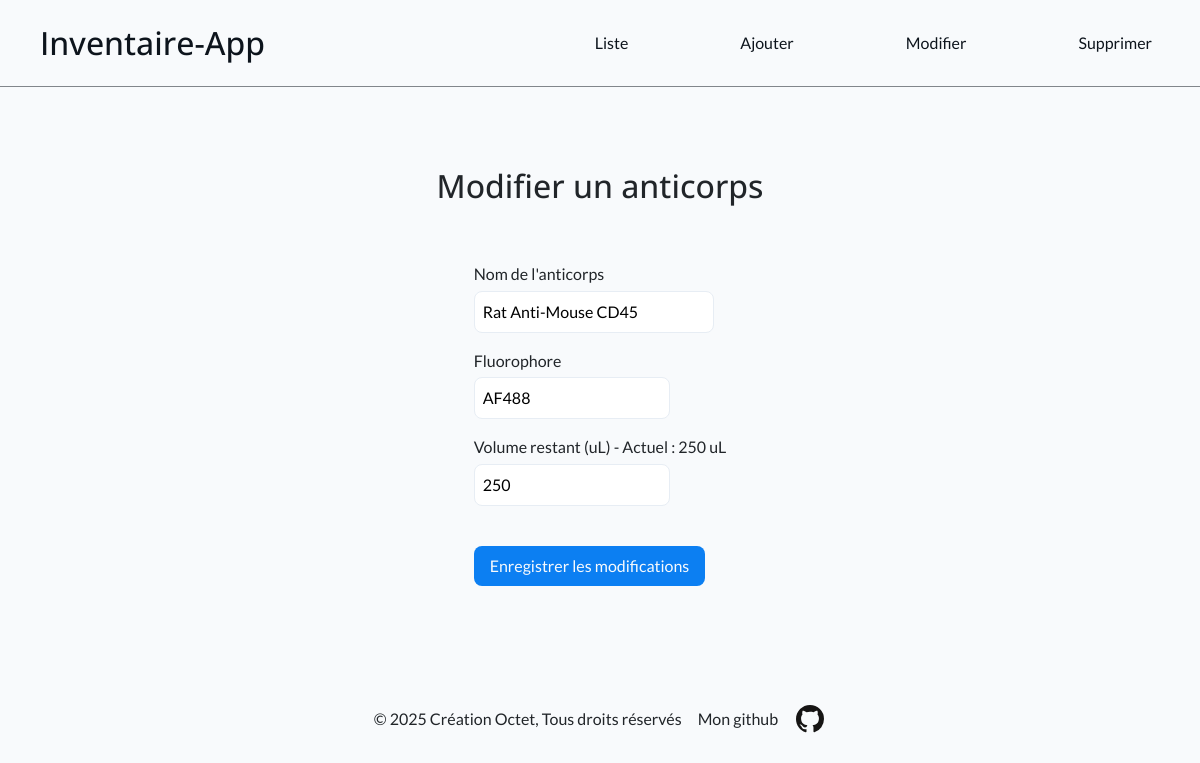
Page /api/modifier.php?id=5 on the committed database.
### tables this page shows
CREATE TABLE antibody (
    id INTEGER PRIMARY KEY AUTOINCREMENT,
    NomAnticorps VARCHAR (100),
    Fluorophore VARCHAR (10),
    NuméroCatalogue VARCHAR (25),
    Fournisseur VARCHAR (25),
    VolumeInitial INT,
    VolumeRestant INT
);

### api/modifier.php (the view, shortened to what this page needs)
<?php
global $db;
$item_data = null;
$id_a_modifier = filter_input(INPUT_GET, 'id', FILTER_VALIDATE_INT);
if ($id_a_modifier) {
    $select_query = "SELECT id, NomAnticorps, Fluorophore, VolumeRestant FROM antibody WHERE id = :id";
    $select_stmt = $db->prepare($select_query);
    $select_stmt->execute([
            ':id' => $id_a_modifier
    ]);
    $item_data = $select_stmt->fetch(PDO::FETCH_ASSOC);
} else {
    $item_data = false;
}
    require_once "../partials/_header.php";
?>
<main class="api">
    <div id="modify-title-container">
        <h2>Modifier un anticorps</h2>
    </div>
    <div class="form-container">
        <form action="#" method="post">
            <div>
                <?php
                if ($item_data) {
                    echo "<div class='input-container'>";
                    echo "<label for='ab-name'>Nom de l'anticorps</label>";
                    echo "<br>";
                    echo '<input class="text-input" type="text" name="ab-name" id="ab-name" required value="' . htmlspecialchars($item_data['NomAnticorps']) . '"/>';
                    echo "</div>";
                    echo "<div class='input-container'>";
                    echo "<label for='fluo'>Fluorophore</label>";
                    echo "<br>";
                    echo '<input class="text-input" type="text" name="fluo" id="fluo" required value="' . htmlspecialchars($item_data['Fluorophore']) . '"/>';
                    echo "</div>";
                    echo "<div class='input-container'>";
                    echo '<label for="volume-used">Volume restant (uL) - Actuel : ' . htmlspecialchars($item_data['VolumeRestant']) . ' uL</label>';
                    echo '<br>';
                    echo '<input class="text-input" type="text" name="volume-used" id="volume-used" required value="' . htmlspecialchars($item_data['VolumeRestant']) . '"/>';
                    echo "</div>";
                } else {
                    echo "Impossible d'afficher le formulaire de modification. Veuillez sélectionner un anticorps depuis la liste.";
                }
                ?>
            </div>
            <?php if ($item_data): ?>
                <div class='input-container'>
                    <br>
                    <input type="submit" name="submit" id="modify-btn" value="Enregistrer les modifications"/>
                </div>
            <?php endif; ?>
        </form>
    </div>
</main>
<?php
    require_once "../partials/_footer.php";
?>

### assets/style/style.css (style rules this page uses)
:root { --black: #0D141C; --white: #F8FAFC; --gray: #E7EDF4; --blue: #0C7FF2; --green: #388B83; }
* { box-sizing: border-box; }
body { max-height: 100vh; margin: 0; padding: 0; font: 400 100%/150% "Lato", sans-serif !important; background-color: var(--white); }
h2, h3 { font-family: "Open Sans", sans-serif !important; }
main { width: 90%; max-width: 90rem; margin: 0 auto; padding: 1rem; }
@media screen and (min-width: 1024px) { main { min-height: 73vh; } }
.form-container { display: flex; flex-direction: column; justify-content: left; align-items: center; margin-top: 2rem; }
.input-container { margin: 1rem 0.5rem; max-height: 4.5rem; }
.input-container label { margin-bottom: 0.3rem; }
.input-container .text-input { padding: 0.5rem; border: solid var(--gray) 0.1rem; border-radius: 0.5rem; }
#modify-title-container { display: flex; justify-content: center; align-items: center; margin-top: 4rem; }
.input-container #ab-name { min-width: 15rem; }
#modify-btn { padding: 0.5rem 1rem; color: var(--white); background-color: var(--blue); border-radius: 0.5rem; border: none; transition: transform 0.3s; }

### rows in the picture
antibody: ab-name "Rat Anti-Mouse CD45", fluo "AF488", VolumeRestant "250", volume-used "250"
